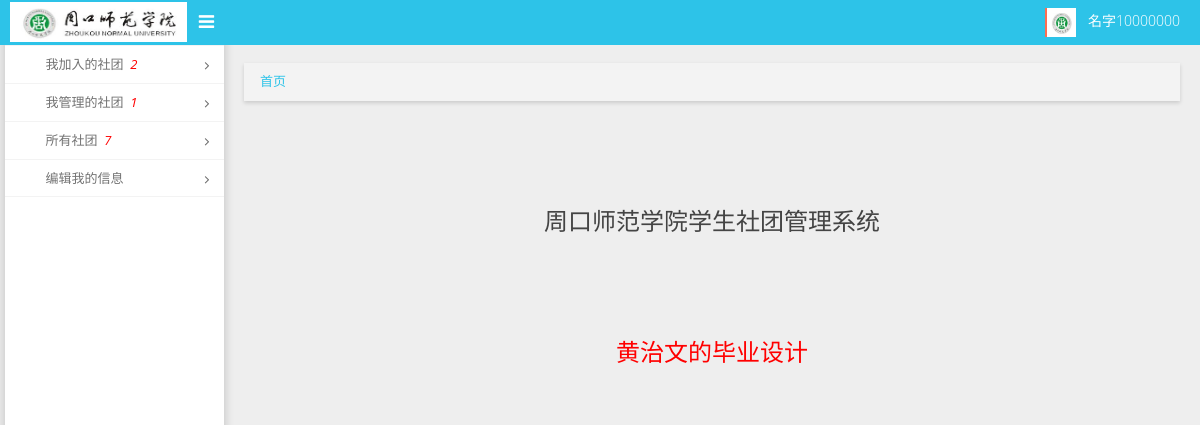
The page / on the database its author committed.
### club/models.py (models this page shows)
class Member(models.Model):
    sid = models.CharField(unique=True, blank=False, null=False, max_length=12)
    name = models.CharField(max_length=16, null=True)
    password = models.CharField(blank=False, null=False, max_length=256, default=MEMBER_DEFAULT_PASSWORD)
    phone = models.CharField(max_length=11, null=True)
    qq = models.CharField(max_length=11, null=True)
    icon = models.CharField(max_length=256, null=True)
    token = models.CharField(max_length=256, null=True)
    is_delete = models.BooleanField(default=False)
    club = models.ManyToManyField(Club, related_name='member_club')
    admin = models.ManyToManyField(Club, related_name='member_admin')
    class Meta:
        db_table = 'member'

### club/views.py (the view)
# urls.py: url(r'^$', views.index),
def index(request):
    if not request.user:
        return redirect(reverse('club:login'))
    data = user_data(request)
    return render(request, 'club/index.html', data)

### club/def_common.py (called while the page is built)
def verify_token(token, prefix=''):
    try:
        if not token.startswith(prefix):
            return False
    except Exception:
        return False
    return True

def verify_club_token(token, prefix=CLUB_TOKEN_PREFIX):
    return verify_token(token, prefix=prefix)

### club/views.py (called while the page is built)
def user_data(request):
    user = request.user
    clubs = Club.objects.all()
    data = {
        'user': user,
        'clubs': clubs,
    }
    return data

### templates/club/index.html
{% extends 'club/club_base.html' %}
{% load static %}
{% block content_right %}
    <div class="page-container">
        <div class="page-content">
            <div class="page-body">
                <div class="page-breadcrumbs">
                    <ul class="breadcrumb">
                        <li>
                            <a href="#">首页</a>
                        </li>
                    </ul>
                </div>
                <div style="text-align:center; line-height:1000%; font-size:24px;">
                    周口师范学院学生社团管理系统<br>
                    <p style="color:#f00;">黄治文的毕业设计</p></div>
            </div>
        </div>
    </div>
{% endblock %}

### templates/club/club_base.html (shortened to what this page needs)
{% extends 'base.html' %}
{% load static %}
{% block header %}
    <div class="navbar">
        <div class="navbar-inner">
            <div class="navbar-container">
                <div class="navbar-header pull-left">
                    <a href="http://www.zknu.edu.cn/" target="_blank" class="navbar-brand">
                        <small>
                            <img src={% static 'images/logo.png' %} alt="">
                        </small>
                    </a>
                </div>
                <div class="sidebar-collapse" id="sidebar-collapse">
                    <i class="collapse-icon fa fa-bars"></i>
                </div>
                <div class="navbar-header pull-right">
                    <div class="navbar-account">
                        <ul class="account-area">
                            <li>
                                <a class="login-area dropdown-toggle" data-toggle="dropdown">
                                    <div class="avatar" title="View your public profile">
                                        <img src="{% static 'images/admin.jpg' %}">
                                    </div>
                                    <section>
                                        <h2><span class="profile"><span>{% if user.name %}
                                            {{ user.name }} {% else %}您好,请修改个人信息{% endif %}</span></span></h2>
                                    </section>
                                </a>
                            </li>
                        </ul>
                    </div>
                </div>
            </div>
        </div>
    </div>
{% endblock %}
{% block content_left %}
    <div class="main-container container-fluid">
        <div class="page-container">
            <div class="page-sidebar" id="sidebar">
                <ul class="nav sidebar-menu">
                    <li>
                        <a href="#" class="menu-dropdown">
                            <span class="menu-text">我加入的社团&nbsp;&nbsp;<i
                                    style="color: red">{{ user.club.all|length }}</i></span>
                            <i class="menu-expand"></i>
                        </a>
                    </li>
                    <li>
                        <a href="#" class="menu-dropdown">
                            <span class="menu-text">我管理的社团&nbsp;&nbsp;<i
                                    style="color: red">{{ user.admin.all|length }}</i></span>
                            <i class="menu-expand"></i>
                        </a>
                    </li>
                    <li>
                        <a href="#" class="menu-dropdown">
                            <span class="menu-text">所有社团&nbsp;&nbsp;<i style="color: red">{{ clubs|length }}</i></span>
                            <i class="menu-expand"></i>
                        </a>
                    </li>
                    <li>
                        <a href="#" class="menu-dropdown">
                            <span class="menu-text">编辑我的信息</span>
                            <i class="menu-expand"></i>
                        </a>
                    </li>
                </ul>
            </div>
        </div>
    </div>
{% endblock %}

### rows shown on the page
Member: name "名字10000000", club.all|length "2", admin.all|length "1"

### other values the page prints
{{ clubs|length }} "7"
